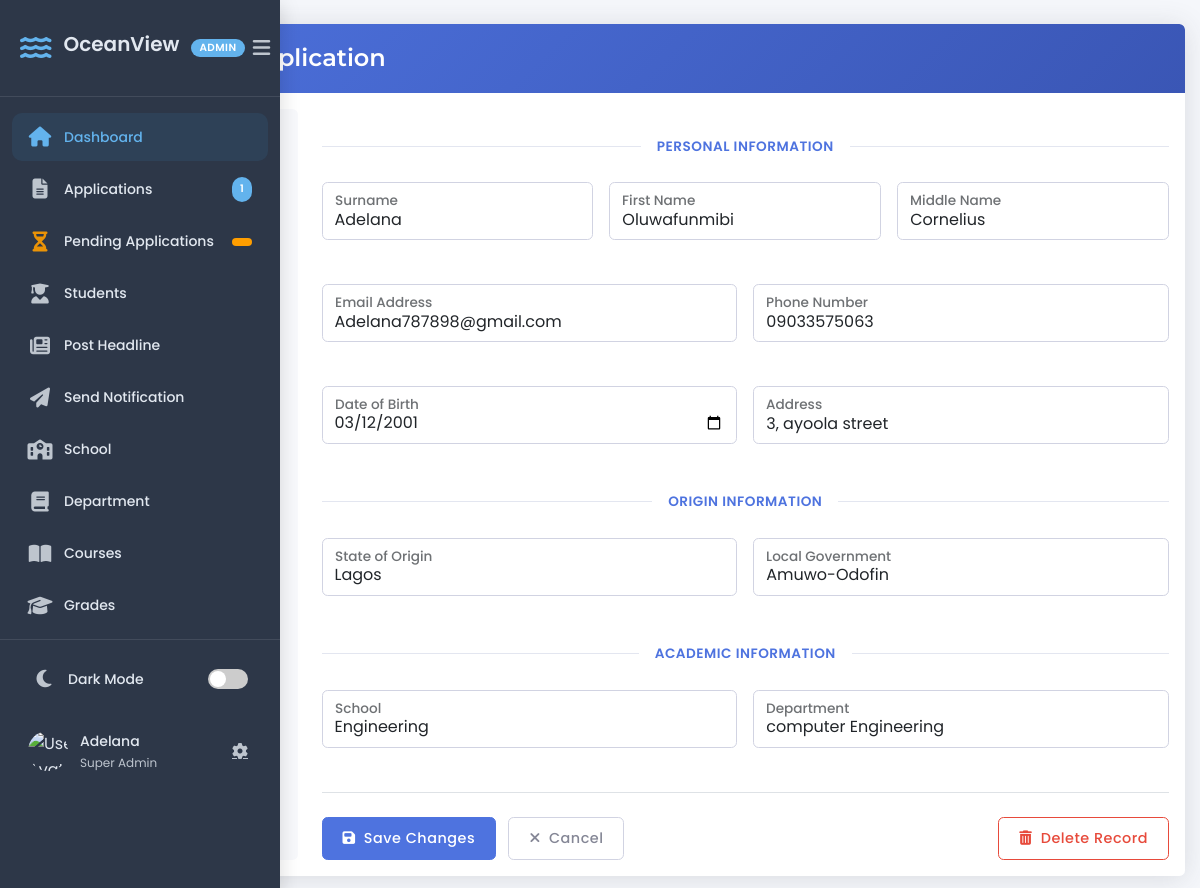
Page /edit-student/30/ (signed in) on the committed database.
### portal/models.py (models this page shows, shortened)
class Student(models.Model):
    user = models.OneToOneField(User, on_delete=models.CASCADE, related_name='student_profile', null=True, blank=True)
    surname = models.CharField(max_length=100)
    first_name = models.CharField(max_length=100)
    other_name = models.CharField(max_length=100, blank=True, null=True)
    email = models.EmailField(unique=True)
    phone_number = models.CharField(max_length=11)
    address = models.CharField(max_length=100)
    state_of_origin = models.ForeignKey('State', on_delete=models.CASCADE)
    local_government = models.ForeignKey('Lga', on_delete=models.CASCADE)
    date_of_birth = models.DateField()
    school = models.ForeignKey('School', on_delete=models.CASCADE)
    department = models.ForeignKey('Department', on_delete=models.CASCADE)
    application_number = models.CharField(max_length=10, unique=True, blank=True)
    profile_picture = models.ImageField(
        upload_to="profile_pics/",
        blank=True,
        null=True,
        default="default-profile.png"
    )
    academic_session = models.ForeignKey('AcademicSession', on_delete=models.CASCADE, related_name="students")
    created_at = models.DateTimeField(default=now, editable=True)
    year = models.ForeignKey('Year', on_delete=models.CASCADE)
    semester = models.ForeignKey('Semester', null=True, blank=True, on_delete=models.SET_NULL)
    has_paid_school_fees = models.BooleanField(default=False)
    has_paid_acceptance_fee = models.BooleanField(default=False)
    matric_number = models.CharField(max_length=20, unique=True, blank=True, null=True)

### crm/views.py (the view)
# urls.py: path('edit-student/<int:student_id>/', edit_student, name='edit_student'),
@login_required
def edit_student(request, student_id):
    if not request.user.is_superuser:
     return HttpResponseForbidden("You do not have permission to view this applicant.")
    student = get_object_or_404(Student, id=student_id)
    total_applications = Application.objects.count()
    if request.method == "POST":
        form = StudentForm(request.POST, request.FILES, instance=student)
        if form.is_valid():
            form.save()
            return redirect("student_list")  # Redirect to the CRM dashboard or list page
    else:
        form = StudentForm(instance=student)
    return render(request, "crm/edit_student.html", {"form": form, "student": student, 'total_applications': total_applications})

### crm/templates/crm/edit_student.html (shortened to what this page needs)
{% load static %}
<!DOCTYPE html>
<html lang="en">
<head>
    <link rel="stylesheet" href="https://cdnjs.cloudflare.com/ajax/libs/font-awesome/6.4.0/css/all.min.css">
    <link href="https://cdn.jsdelivr.net/npm/bootstrap@5.3.0/dist/css/bootstrap.min.css" rel="stylesheet">
    <link href="https://cdn.jsdelivr.net/npm/select2@4.1.0-rc.0/dist/css/select2.min.css" rel="stylesheet">
        <link rel="stylesheet" href="{% static 'crm/css/edit_student.css' %}">
</head>
<body>
    {% include 'crm/sidebar.html' %}
    <div class="main-container">
        <div class="card mb-4">
            <div class="card-header">
                <h2 class="card-title"> Edit Student Application</h2>
            </div>
            <div class="card-body">
                <form method="post" enctype="multipart/form-data">
                    <div class="row">
                        <div class="col-md-3">
                            <div class="profile-section">
                                <div class="profile-img-container">
                                    <label for="id_profile_picture" class="profile-edit-btn">
                                    </label>
                                    {{ form.profile_picture }}
                                </div>
                                <h5 class="mb-1">{{ form.instance.first_name }} {{ form.instance.surname }}</h5>
                                <p class="text-muted small mb-2">ID: {{ form.instance.application_number }}</p>
                            </div>
                        </div>
                        <div class="col-md-9">
                            <div class="section-divider">
                                <span>Personal Information</span>
                            </div>
                            <div class="row g-3 mb-4">
                                <div class="col-md-4">
                                    <div class="form-floating">
                                        {{ form.surname }}
                                        <label for="{{ form.surname.id_for_label }}">Surname</label>
                                    </div>
                                </div>
                                <div class="col-md-4">
                                    <div class="form-floating">
                                        {{ form.first_name }}
                                        <label for="{{ form.first_name.id_for_label }}">First Name</label>
                                    </div>
                                </div>
                                <div class="col-md-4">
                                    <div class="form-floating">
                                        {{ form.other_name }}
                                        <label for="{{ form.other_name.id_for_label }}">Middle Name</label>
                                    </div>
                                </div>
                            </div>
                            <div class="row g-3 mb-4">
                                <div class="col-md-6">
                                    <div class="form-floating">
                                        {{ form.email }}
                                        <label for="{{ form.email.id_for_label }}">Email Address</label>
                                    </div>
                                </div>
                                <div class="col-md-6">
                                    <div class="form-floating">
                                        {{ form.phone_number }}
                                        <label for="{{ form.phone_number.id_for_label }}">Phone Number</label>
                                    </div>
                                </div>
                            </div>
                            <div class="row g-3 mb-4">
                                <div class="col-md-6">
                                    <div class="form-floating">
                                        {{ form.date_of_birth }}
                                        <label for="{{ form.date_of_birth.id_for_label }}">Date of Birth</label>
                                    </div>
                                </div>
                                <div class="col-md-6">
                                    <div class="form-floating">
                                        {{ form.address }}
                                        <label for="{{ form.address.id_for_label }}">Address</label>
                                    </div>
                                </div>
                            </div>
                            <div class="section-divider">
                                <span>Origin Information</span>
                            </div>
                            <div class="row g-3 mb-4">
                                <div class="col-md-6">
                                    <div class="form-floating">
                                        {{ form.state_of_origin }}
                                        <label for="{{ form.state_of_origin.id_for_label }}">State of Origin</label>
                                    </div>
                                </div>
                                <div class="col-md-6">
                                    <div class="form-floating">
                                        {{ form.local_government }}
                                        <label for="{{ form.local_government.id_for_label }}">Local Government</label>
                                    </div>
                                </div>
                            </div>
                            <div class="section-divider">
                                <span>Academic Information</span>
                            </div>
                            <div class="row g-3 mb-4">
                                <div class="col-md-6">
                                    <div class="form-floating">
                                        {{ form.school }}
                                        <label for="{{ form.school.id_for_label }}">School</label>
                                    </div>
                                </div>
                                <div class="col-md-6">
                                    <div class="form-floating">
                                        {{ form.department }}
                                        <label for="{{ form.department.id_for_label }}">Department</label>
                                    </div>
                                </div>
                            </div>
                            <div class="d-flex justify-content-between pt-4 mt-4 border-top">
                                <div>
                                    <button type="submit" class="btn btn-primary me-2">
                                        <i class="fas fa-save me-1"></i> Save Changes
                                    </button>
                                    <a href="{% url 'dashboard' %}" class="btn btn-outline-secondary">
                                        <i class="fas fa-times me-1"></i> Cancel
                                    </a>
                                </div>
                                <button type="button" class="btn btn-outline-danger" data-bs-toggle="modal" data-bs-target="#deleteModal">
                                    <i class="fas fa-trash-alt me-1"></i> Delete Record
                                </button>
                            </div>
                        </div>
                    </div>
                </form>
            </div>
        </div>
    </div>
</body>
</html>

### crm/templates/crm/sidebar.html (shortened to what this page needs)
{% load static %}
<!DOCTYPE html>
<html lang="en">
<head>
    <link rel="stylesheet" href="https://cdnjs.cloudflare.com/ajax/libs/font-awesome/6.4.0/css/all.min.css">
    <link rel="stylesheet" href="{% static 'crm/css/sidebar.css' %}">
</head>
<body>
<div class="sidebar-container">
    <div class="sidebar">
        <div class="sidebar-header">
            <div class="brand-wrapper">
                <i class="fas fa-water brand-icon"></i>
                <h3 class="brand-text">OceanView</h3>
                <span class="badge badge-admin">ADMIN</span>
            </div>
            <button class="sidebar-toggle" id="sidebarToggle">
                <i class="fas fa-bars"></i>
            </button>
        </div>
        <ul class="sidebar-menu">
            <li class="menu-item active">
                <a href="{% url 'dashboard' %}" class="menu-link">
                    <span class="menu-icon"><i class="fas fa-home"></i></span>
                    <span class="menu-text">Dashboard</span>
                </a>
            </li>
            {% if request.user.is_superuser or request.user.groups.all.0.name == 'Admission Officer' %}
            <li class="menu-item">
                <a href="{% url 'applicant_list' %}" class="menu-link">
                    <span class="menu-icon"><i class="fas fa-file-alt"></i></span>
                    <span class="menu-text">Applications</span>
                    <span class="menu-badge">{{ total_applications }}</span>
                </a>
            </li>
            <li class="menu-item">
                <a href="{% url 'pending_list' %}" class="menu-link">
                    <span class="menu-icon"><i class="fas fa-hourglass-half"></i></span>
                    <span class="menu-text">Pending Applications</span>
                    <span class="menu-badge badge-warning">{{ total_pending_application }}</span>
                </a>
            </li>
            {% endif %}
            {% if request.user.is_superuser %}
                <li class="menu-item">
                    <a href="{% url 'student_list' %}" class="menu-link">
                        <span class="menu-icon"><i class="fas fa-user-graduate"></i></span>
                        <span class="menu-text">Students</span>
                    </a>
                </li>
                <li class="menu-item">
                    <a href="{% url 'Post_headline' %}" class="menu-link">
                        <span class="menu-icon"><i class="fas fa-newspaper"></i></span>
                        <span class="menu-text">Post Headline</span>
                    </a>
                </li>
                <li class="menu-item">
                    <a href="{% url 'Notify_student' %}" class="menu-link">
                        <span class="menu-icon"><i class="fas fa-paper-plane"></i></span>
                        <span class="menu-text">Send Notification</span>
                    </a>
                </li>
            {% endif %}
            {% if request.user.is_superuser%}
                <li class="menu-item">
                    <a href="{% url 'school_list' %}" class="menu-link">
                        <span class="menu-icon"><i class="fas fa-school"></i></span>
                        <span class="menu-text">School</span>
                    </a>
                </li>
            {% endif %}
                 {% if request.user.is_superuser  or "Dean" in user_groups %}
                <li class="menu-item">
                    <a href="{% url 'department_list' %}" class="menu-link">
                        <span class="menu-icon"><i class="fas fa-book"></i></span>
                        <span class="menu-text">Department</span>
                    </a>
                </li>
                {%endif%}
                {% if request.user.is_superuser or "Class Adviser" in user_groups or "HOD (Head of Department)" in user_groups or "Dean" in user_groups %}
                <li class="menu-item">
                    <a href="{% url 'course_list' %}" class="menu-link">
                        <span class="menu-icon"><i class="fas fa-book-open"></i></span>
                        <span class="menu-text">Courses</span>
                    </a>
                </li>
                {%endif %}
                {% if request.user.is_superuser or "Class Adviser" in user_groups or "HOD (Head of Department)" in user_groups or "Dean" in user_groups %}
                <li class="menu-item">
                    <a href="{% url 'grade_list' %}" class="menu-link">
                        <span class="menu-icon"><i class="fas fa-graduation-cap"></i></span>
                        <span class="menu-text">Grades</span>
                    </a>
                </li>
                {%endif%}
        </ul>
        <div class="sidebar-footer">
            <div class="settings-menu">
                <div class="dark-mode-toggle" onclick="toggleDarkMode()">
                    <div class="toggle-icon"><i id="darkModeIcon" class="fas fa-moon"></i></div>
                    <span id="darkModeText">Dark Mode</span>
                    <div class="toggle-switch">
                        <label for="darkModeSwitch"></label>
                    </div>
                </div>
            </div>
            <div class="user-profile">
                <div class="user-avatar">
                    <img src="{% static 'images/default-avatar.png' %}" alt="User Avatar">
                </div>
                <div class="user-info">
                    <span class="user-name">{{ request.user.get_full_name|default:request.user.username }}</span>
                    <span class="user-role">
                        {% if request.user.is_superuser %}
                            Super Admin
                        {% elif user_groups %}
                            {{ user_groups.0 }}
                        {% else %}
                            Staff
                        {% endif %}
                    </span>
                </div>
                <div class="user-actions">
                    <a href="#"><i class="fas fa-cog"></i></a>
                </div>
            </div>
        </div>
    </div>
</div>
</body>
</html>

### rows in the picture
Student: surname "Adelana", first_name "Oluwafunmibi", other_name "Cornelius", email "Adelana787898@gmail.com", phone_number "09033575063", date_of_birth "03/12/2001", address "3, ayoola street", state_of_origin "Lagos", local_government "Amuwo-Odofin", school "Engineering", department "computer Engineering"

### other values in the picture
{{ total_applications }} "1"
{{ request.user.get_full_name|default:request.user.username }} "Adelana"
